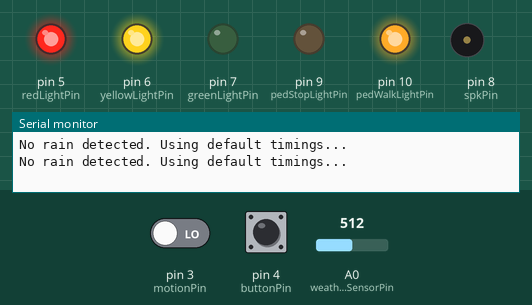
Simulated run of this sketch. Board: Arduino Uno, built with avr-gcc and run on an emulated ATmega328P. Parts: output pins drawn as LEDs (lit = HIGH), buzzer (waves = sounding), the last lines printed to the serial monitor. Inputs (shaded band) come from the test bench; at power-on: A0 (weatherSensorPin) = 512, pin 4 (buttonPin) HIGH, pin 3 (motionPin) LOW.

Above: at 16.3 s.
16.4 s: A0 (weatherSensorPin) set to 490
At 17.8 s:
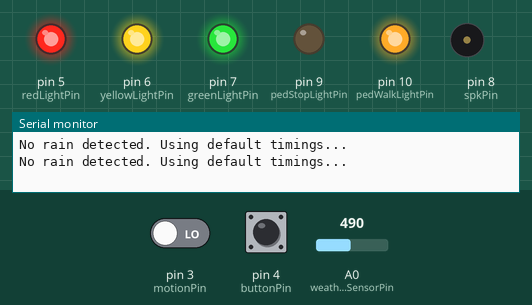
30.4 s: pin 4 (buttonPin) pulled LOW for 3 s
At 39.5 s:
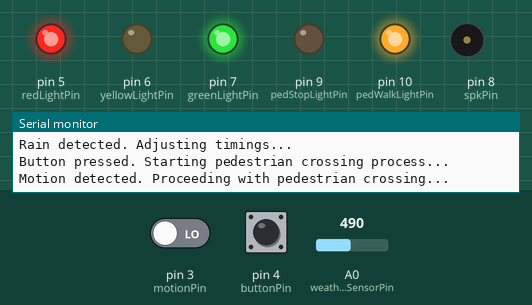
At 41.1 s:
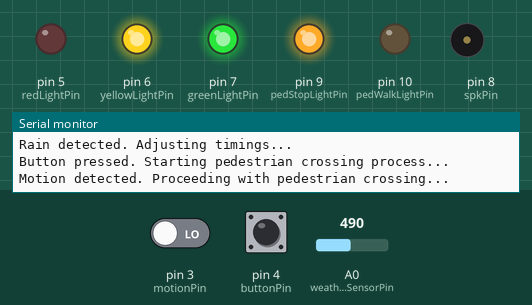
Timing chart, 0 to 48.7 s (numbered marks = the images above; inputs shaded):
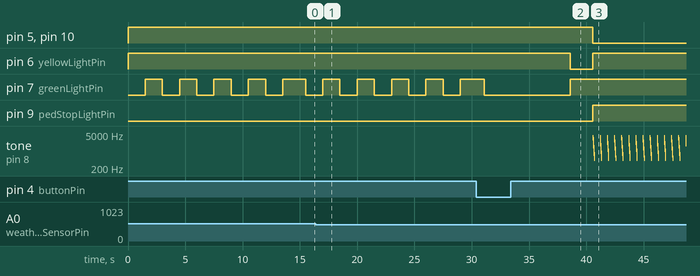

Measured:
- after the input at 30.4 s, pin 5 (redLightPin): HIGH → LOW after 10.2 s; pin 6 (yellowLightPin): HIGH → LOW after 8.2 s, → HIGH 2.0 s later

The sketch:

main.ino
```cpp
// Pin Definitions
const int buttonPin = 4;          // Pedestrian button
const int motionPin = 3;          // Motion sensor
const int redLightPin = 5;        // Traffic red light
const int yellowLightPin = 6;     // Traffic yellow light
const int greenLightPin = 7;      // Traffic green light
const int pedWalkLightPin = 10;   // Pedestrian walk light
const int pedStopLightPin = 9;    // Pedestrian stop light
const int spkPin = 8;             // Speaker
const int weatherSensorPin = A0;  // Weather sensor (rain detection)

// Timing Variables
int waitTime = 10000;             // Default wait time for button press (in ms)
int crossTime = 15000;            // Default pedestrian crossing time (in ms)
int halfWaitTime = waitTime / 2;  // Half the wait time for checking motion

// Sound tones
int tones[] = {3465, 2850, 2333, 1956, 1638, 1380, 1161, 992, 814, 704, 500};

// Rain thresholds
const int rainThreshold = 500;   // Analog value threshold for rain detection

void playChirp() {
  for (int i = 0; i < 11; i++) {
    tone(spkPin, tones[i], 11);
    delay(11);
  }
}

void handlePedestrianLights(bool walk) {
  if (walk) {
    digitalWrite(pedWalkLightPin, LOW); // Walk light ON
    digitalWrite(pedStopLightPin, HIGH); // Stop light OFF
  } else {
    digitalWrite(pedWalkLightPin, HIGH); // Walk light OFF
    digitalWrite(pedStopLightPin, LOW);  // Stop light ON
  }
}

void idleState() {
  digitalWrite(redLightPin, HIGH);  // Red OFF
  digitalWrite(yellowLightPin, HIGH); // Yellow OFF
  handlePedestrianLights(false); // Pedestrian hand ON, walk OFF

  for (int i = 0; i < 5; i++) { // Blink green 5 times
    digitalWrite(greenLightPin, LOW);  // Green ON
    delay(1500);
    digitalWrite(greenLightPin, HIGH); // Green OFF
    delay(1500);
  }
}

void pedestrianCrossing() {
  digitalWrite(greenLightPin, LOW);  // Green ON
  delay(halfWaitTime);

  if (digitalRead(motionPin) == LOW) {
    Serial.println("Motion detected. Proceeding with pedestrian crossing...");

    digitalWrite(greenLightPin, HIGH); // Green OFF
    digitalWrite(yellowLightPin, LOW); // Yellow ON
    delay(2000);

    digitalWrite(yellowLightPin, HIGH); // Yellow OFF
    digitalWrite(redLightPin, LOW);    // Red ON

    handlePedestrianLights(true);

    unsigned long startTime = millis();
    while (millis() - startTime < crossTime) {
      playChirp();
      delay(500); // Slight pause between chirps
    }

    digitalWrite(redLightPin, HIGH); // Red OFF
    handlePedestrianLights(false);
    idleState();
  } else {
    Serial.println("No motion detected. Returning to idle state...");
    idleState();
  }
}

void adjustTimingForWeather() {
  int rainValue = analogRead(weatherSensorPin);
  if (rainValue < rainThreshold) {
    Serial.println("Rain detected. Adjusting timings...");
    waitTime = 15000; // Increase wait time in rain
    crossTime = 20000; // Increase crossing time in rain
  } else {
    Serial.println("No rain detected. Using default timings...");
    waitTime = 10000; // Default wait time
    crossTime = 15000; // Default crossing time
  }
  halfWaitTime = waitTime / 2;
}

void setup() {
  pinMode(buttonPin, INPUT_PULLUP);
  pinMode(motionPin, INPUT);
  pinMode(redLightPin, OUTPUT);
  pinMode(yellowLightPin, OUTPUT);
  pinMode(greenLightPin, OUTPUT);
  pinMode(pedWalkLightPin, OUTPUT);
  pinMode(pedStopLightPin, OUTPUT);
  pinMode(spkPin, OUTPUT);

  digitalWrite(redLightPin, HIGH); // Red OFF
  digitalWrite(yellowLightPin, HIGH); // Yellow OFF
  digitalWrite(greenLightPin, HIGH); // Green OFF
  handlePedestrianLights(false); // Hand ON, Walk OFF

  Serial.begin(9600);
}

void loop() {
  adjustTimingForWeather(); // Adjust timings based on weather conditions

  int buttonState = digitalRead(buttonPin);

  if (buttonState == LOW) { // Button pressed
    Serial.println("Button pressed. Starting pedestrian crossing process...");
    delay(50); // Debounce
    pedestrianCrossing();
  } else {
    idleState(); // Default idle state
    delay(500);  // Short delay to prevent rapid state toggling
  }
}
```
